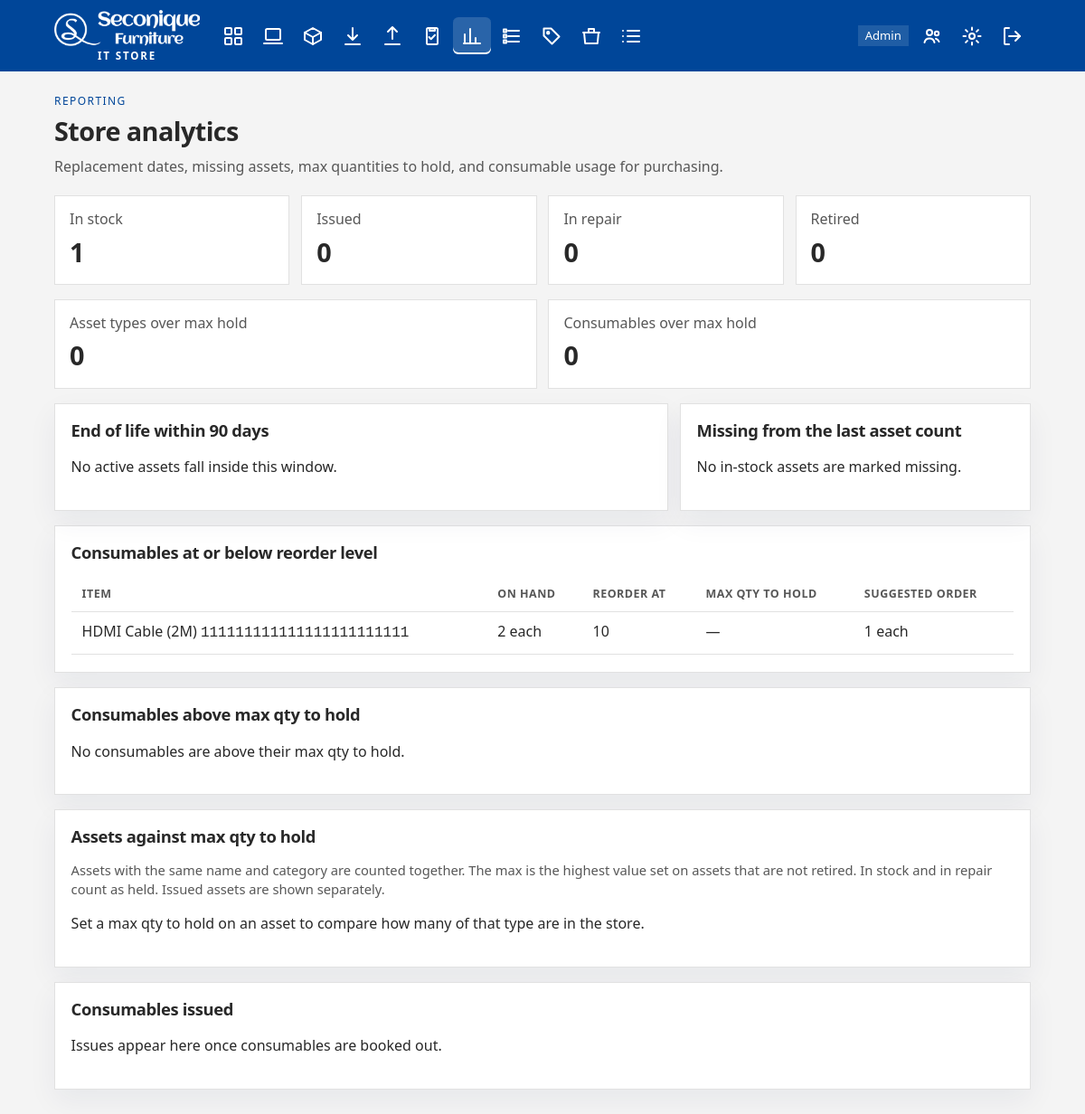
The app's page /analytics/ (signed in) with its own data.
### stockroom/models.py (models this page shows, shortened)
class Consumable(models.Model):
    barcode = models.CharField(max_length=64, primary_key=True)
    name = models.CharField(max_length=200)
    category = models.CharField(max_length=100)
    attributes = models.TextField(
        blank=True,
        help_text="Separate each attribute with a comma, for example: HDMI, 2m, black.",
    )
    unit = models.CharField(max_length=30, default="each")
    quantity_on_hand = models.PositiveIntegerField(default=0)
    reorder_level = models.PositiveIntegerField(default=0)
    reorder_quantity = models.PositiveIntegerField(default=1)
    max_qty_to_hold = models.PositiveIntegerField(
        "max qty to hold",
        default=0,
        help_text="The most of this item the store should keep. Zero means there is no maximum.",
    )
    location = models.CharField("bin location", max_length=100, blank=True)
    supplier = models.CharField(max_length=200, blank=True)
    notes = models.TextField(blank=True)
    updated_at = models.DateTimeField(auto_now=True)
    class Meta:
        db_table = "consumables"
        ordering = ["name", "barcode"]
        indexes = [
            models.Index(fields=["category"], name="consumable_category_idx"),
        ]
    @property
    def needs_reorder(self):
        return self.quantity_on_hand <= self.reorder_level
    @property
    def suggested_order(self):
        if not self.needs_reorder:
            return 0
        order = self.reorder_quantity
        if self.max_qty_to_hold:
            order = min(order, max(self.max_qty_to_hold - self.quantity_on_hand, 0))
        return order
    @property
    def order_was_capped(self):
        return (
            self.max_qty_to_hold > 0
            and self.needs_reorder
            and self.suggested_order < self.reorder_quantity
        )

### stockroom/views/reporting.py (the view)
# urls.py: path("analytics/", reporting.analytics, name="analytics"),
@role_required(ADMIN, REPORTING)
def analytics(request):
    prefs = get_settings(request.user)
    today = timezone.localdate()
    horizon = today + timedelta(days=prefs.eol_warning_days)
    active = [Asset.Status.IN_STOCK, Asset.Status.ISSUED]
    status_counts = []
    for value, label in Asset.Status.choices:
        status_counts.append(
            {
                "label": label,
                "total": Asset.objects.filter(status=value).count(),
            }
        )
    usage_rows = list(
        Usage.objects.filter(movement=Usage.Movement.ISSUE)
        .values("consumable__barcode", "consumable__name", "consumable__unit")
        .annotate(total=Sum("quantity"))
        .order_by("-total")
    )
    peak = usage_rows[0]["total"] if usage_rows else 0
    for row in usage_rows:
        row["width"] = round((row["total"] / peak) * 100) if peak else 0
    holding = Asset.holding_rows()
    over_max_consumables = Consumable.objects.filter(
        max_qty_to_hold__gt=0, quantity_on_hand__gt=F("max_qty_to_hold")
    ).order_by("-quantity_on_hand", "name")
    context = {
        "status_counts": status_counts,
        "asset_total": Asset.objects.count(),
        "eol_assets": Asset.objects.filter(
            status__in=active, eol_date__lte=horizon
        ).order_by("eol_date"),
        "eol_days": prefs.eol_warning_days,
        "missing_assets": Asset.objects.filter(
            status=Asset.Status.IN_STOCK,
            stocktake_result=Asset.StocktakeResult.MISSING,
        ).order_by("name"),
        "low_stock": Consumable.objects.filter(
            quantity_on_hand__lte=F("reorder_level")
        ).order_by("quantity_on_hand", "name"),
        "over_max_consumables": over_max_consumables,
        "over_consumable_count": over_max_consumables.count(),
        "asset_holding": holding,
        "over_asset_count": sum(1 for row in holding if row["over_max"]),
        "usage_rows": usage_rows[:12],
        "recent_issues": Usage.objects.filter(movement=Usage.Movement.ISSUE)
        .select_related("consumable", "recorded_by")
        .order_by("-recorded_at")[:10],
    }
    return render(request, "stockroom/analytics.html", context)

### stockroom/templates/stockroom/analytics.html (shortened to what this page needs)
{% extends "stockroom/base.html" %}
{% block content %}
<header class="page-head">
  <div>
    <p class="eyebrow">Reporting</p>
    <h1>Store analytics</h1>
    <p class="lede">Replacement dates, missing assets, max quantities to hold, and consumable usage for purchasing.</p>
  </div>
</header>
<section class="stats">
  {% for row in status_counts %}
    <div class="stat">
      <span>{{ row.label }}</span>
      <strong>{{ row.total }}</strong>
    </div>
  {% endfor %}
</section>
<section class="stats">
  <div class="stat {% if over_asset_count %}stat-bad{% endif %}">
    <span>Asset types over max hold</span>
    <strong>{{ over_asset_count }}</strong>
  </div>
  <div class="stat {% if over_consumable_count %}stat-bad{% endif %}">
    <span>Consumables over max hold</span>
    <strong>{{ over_consumable_count }}</strong>
  </div>
</section>
<div class="split">
  <section class="panel">
    <h2>End of life within {{ eol_days }} days</h2>
    {% if eol_assets %}
      <table>
        <thead><tr><th>Asset</th><th>Status</th><th>End of life</th></tr></thead>
        <tbody>
          {% for asset in eol_assets %}
            <tr>
              <td data-label="Asset">{{ asset.name }} <span class="mono">{{ asset.barcode }}</span></td>
              <td data-label="Status">{{ asset.get_status_display }}</td>
              <td data-label="End of life">{{ asset.eol_date|date:"j M Y" }}</td>
            </tr>
          {% endfor %}
        </tbody>
      </table>
    {% else %}
      <p class="muted">No active assets fall inside this window.</p>
    {% endif %}
  </section>
  <section class="panel">
    <h2>Missing from the last asset count</h2>
    {% if missing_assets %}
      <table>
        <thead><tr><th>Asset</th><th>Bin location</th><th>Counted</th></tr></thead>
        <tbody>
          {% for asset in missing_assets %}
            <tr>
              <td data-label="Asset">{{ asset.name }} <span class="mono">{{ asset.barcode }}</span></td>
              <td data-label="Bin location">{{ asset.location|default:"—" }}</td>
              <td data-label="Counted">{{ asset.last_stocktake_at|date:"j M Y" }}</td>
            </tr>
          {% endfor %}
        </tbody>
      </table>
    {% else %}
      <p class="muted">No in-stock assets are marked missing.</p>
    {% endif %}
  </section>
</div>
<section class="panel">
  <h2>Consumables at or below reorder level</h2>
  {% if low_stock %}
    <table>
      <thead><tr><th>Item</th><th>On hand</th><th>Reorder at</th><th>Max qty to hold</th><th>Suggested order</th></tr></thead>
      <tbody>
        {% for item in low_stock %}
          <tr>
            <td data-label="Item">{{ item.name }} <span class="mono">{{ item.barcode }}</span></td>
            <td data-label="On hand">{{ item.quantity_on_hand }} {{ item.unit }}</td>
            <td data-label="Reorder at">{{ item.reorder_level }}</td>
            <td data-label="Max qty to hold">{% if item.max_qty_to_hold %}{{ item.max_qty_to_hold }}{% else %}—{% endif %}</td>
            <td data-label="Suggested order">
              {{ item.suggested_order }} {{ item.unit }}
            </td>
          </tr>
        {% endfor %}
      </tbody>
    </table>
  {% else %}
    <p class="muted">No consumables need reordering.</p>
  {% endif %}
</section>
<section class="panel">
  <h2>Consumables above max qty to hold</h2>
  {% if over_max_consumables %}
    <table>
      <thead><tr><th>Item</th><th>On hand</th><th>Max qty to hold</th><th>Over by</th></tr></thead>
      <tbody>
        {% for item in over_max_consumables %}
          <tr>
            <td data-label="Item">{{ item.name }} <span class="mono">{{ item.barcode }}</span></td>
            <td data-label="On hand">{{ item.quantity_on_hand }} {{ item.unit }}</td>
            <td data-label="Max qty to hold">{{ item.max_qty_to_hold }}</td>
            <td data-label="Over by"><span class="pill pill-over">{{ item.over_by }} {{ item.unit }}</span></td>
          </tr>
        {% endfor %}
      </tbody>
    </table>
  {% else %}
    <p class="muted">No consumables are above their max qty to hold.</p>
  {% endif %}
</section>
<section class="panel">
  <h2>Assets against max qty to hold</h2>
  <p class="help">Assets with the same name and category are counted together. The max is the highest value set on assets that are not retired. In stock and in repair count as held. Issued assets are shown separately.</p>
  {% if asset_holding %}
    <table>
      <thead><tr><th>Asset</th><th>Category</th><th>Held in store</th><th>Issued</th><th>Max qty to hold</th><th>Position</th></tr></thead>
      <tbody>
        {% for row in asset_holding %}
          <tr>
            <td data-label="Asset">{{ row.name }}</td>
            <td data-label="Category">{{ row.category }}</td>
            <td data-label="Held in store">{{ row.held }}</td>
            <td data-label="Issued">{{ row.issued }}</td>
            <td data-label="Max qty to hold">{{ row.max_qty }}</td>
            <td data-label="Position">
              {% if row.over_max %}
                <span class="pill pill-over">{{ row.over_by }} over</span>
              {% else %}
                {{ row.room }} free
              {% endif %}
            </td>
          </tr>
        {% endfor %}
      </tbody>
    </table>
  {% else %}
    <p class="muted">Set a max qty to hold on an asset to compare how many of that type are in the store.</p>
  {% endif %}
</section>
<section class="panel">
  <h2>Consumables issued</h2>
  {% if usage_rows %}
    <ul class="bars">
      {% for row in usage_rows %}
        <li>
          <div class="bar-label"><span>{{ row.consumable__name }}</span><span>{{ row.total }} {{ row.consumable__unit }}</span></div>
          <div class="bar-track"><span style="width: {{ row.width }}%"></span></div>
        </li>
      {% endfor %}
    </ul>
  {% else %}
    <p class="muted">Issues appear here once consumables are booked out.</p>
  {% endif %}
</section>
{% endblock %}

### stockroom/templates/stockroom/base.html (shortened to what this page needs)
<!DOCTYPE html>
<html lang="en-GB">
<head>
  {% load static %}
  <link rel="stylesheet" href="{% static 'stockroom/css/app.css' %}?v=14">
</head>
<body class="{% block body_class %}{% endblock %}" data-scanner-submit="{{ scanner_auto_submit|yesno:'true,false' }}">
  {% block nav %}
  <header class="topbar">
    <div class="topbar-inner">
      <a class="brand" href="{% url 'home' %}">
        <img src="{% static 'stockroom/img/seconique-logo-white.png' %}?v=2" alt="Seconique Furniture">
        <small>IT Store</small>
      </a>
      <nav class="nav" aria-label="Primary">
        {% if is_operational %}
          <a href="{% url 'dashboard' %}" aria-label="Dashboard" >{% include "stockroom/partials/icon.html" with icon="dashboard" %}</a>
          <a href="{% url 'asset_list' %}" aria-label="Assets" >{% include "stockroom/partials/icon.html" with icon="assets" %}</a>
          <a href="{% url 'consumable_list' %}" aria-label="Consumables" >{% include "stockroom/partials/icon.html" with icon="consumables" %}</a>
          <a href="{% url 'goods_in' %}" aria-label="Goods in" >{% include "stockroom/partials/icon.html" with icon="goods-in" %}</a>
          <a href="{% url 'goods_out' %}" aria-label="Goods out" >{% include "stockroom/partials/icon.html" with icon="goods-out" %}</a>
          <a href="{% url 'stocktake_home' %}" aria-label="Stocktake" >{% include "stockroom/partials/icon.html" with icon="stocktake" %}</a>
        {% endif %}
        {% if can_report %}
          <a href="{% url 'analytics' %}" aria-label="Analytics" {% if request.resolver_match.url_name == 'analytics' %}aria-current="page"{% endif %}>{% include "stockroom/partials/icon.html" with icon="analytics" %}<span class="nav-tip">Analytics</span></a>
        {% endif %}
        {% if is_operational or can_report %}
          <a href="{% url 'store_contents' %}" aria-label="Store list" >{% include "stockroom/partials/icon.html" with icon="contents" %}</a>
          <a href="{% url 'attribute_report' %}" aria-label="Attributes" >{% include "stockroom/partials/icon.html" with icon="attributes" %}</a>
          {% if is_store_admin %}
            <a href="{% url 'bin_location_list' %}" aria-label="Bin locations" >{% include "stockroom/partials/icon.html" with icon="bins" %}</a>
          {% endif %}
          <a href="{% url 'usage_list' %}" aria-label="Usage" >{% include "stockroom/partials/icon.html" with icon="usage" %}</a>
        {% endif %}
      </nav>
      <div class="account">
        {% if store_role %}<span class="role">{{ store_role }}</span>{% endif %}
        {% if is_store_admin %}
          <a class="icon-btn" href="{% url 'user_list' %}" aria-label="Users" >{% include "stockroom/partials/icon.html" with icon="users" %}</a>
        {% endif %}
        <a class="icon-btn" href="{% url 'user_settings' %}" aria-label="Settings">{% include "stockroom/partials/icon.html" with icon="settings" %}<span class="nav-tip">Settings</span></a>
        <form method="post" action="{% url 'logout' %}">
          <button type="submit" class="icon-btn" aria-label="Sign out">{% include "stockroom/partials/icon.html" with icon="sign-out" %}<span class="nav-tip">Sign out</span></button>
        </form>
      </div>
    </div>
  </header>
  {% endblock %}
  <main class="page">
    {% block content %}{% endblock %}
  </main>
</body>
</html>

### records on screen
Consumable: name "HDMI Cable (2M)", barcode "111111111111111111111111", quantity_on_hand "2", unit "each", reorder_level "10", suggested_order "1"

### other values on screen
{{ store_role }} "Admin"
{{ row.label }} "In stock" "Issued" "In repair" "Retired"
{{ row.total }} "1" "0" "0" "0"
{{ over_asset_count }} "0"
{{ over_consumable_count }} "0"
{{ eol_days }} "90"
